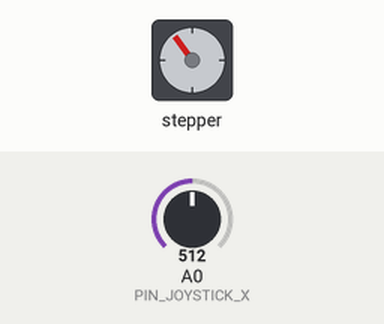
The sketch below on a simulated ESP8266 (NodeMCU). On the bench: stepper motor. The test bench sets the inputs (shaded band); at power-on: A0 (PIN_JOYSTICK_X) = 512. WiFi joins after 1.5 s; servers stay silent unless stated; network time is answered at once with the bench clock; the local clock reads 2024-03-15 10:24:30 at power-on unless the sketch sets it; stepper angles assume 2048 steps per turn; what the sketch prints to the serial monitor is not drawn.

Above: at 4.0 s.
4.1 s: A0 (PIN_JOYSTICK_X) set to 123
5.6 s: A0 (PIN_JOYSTICK_X) set to 107
At 6.45 s:
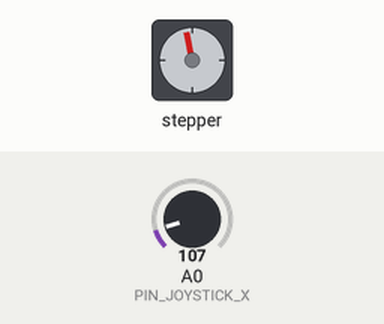
At 7.06 s:
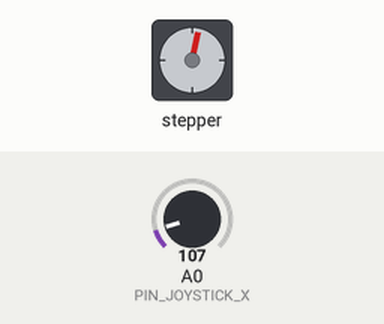
Timing chart, 0 to 20.6 s (numbered marks = the images above; inputs shaded):
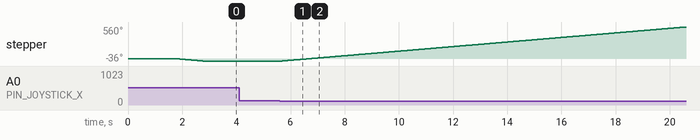

Measured:
- the behaviour switches between 112 and 111 on A0 (PIN_JOYSTICK_X) (found by bisection; images 0 and 1)
- after the input at 4.1 s, every drawn part: stays the same
- after the input at 5.6 s, stepper: keeps turning clockwise at about 40°/s, starting after 0.10 s

The sketch:

caveblind.ino
```cpp
#include <Stepper.h>
#include <ESP8266WiFi.h>
#include <ESP8266HTTPClient.h>
#include <NTPClient.h>
#include <WiFiUdp.h>

// your WiFi settings
#define WIFI_SSID     "your WiFi SSID"
#define WIFI_PWD      "your WiFi password"

#define BAUD_RATE             57600
#define DELAY_IN_LOOP         200
#define DELAY_IN_WIFI         500

// Joystick Configuration
#define MAX_JOYSTICK          1024
#define PIN_JOYSTICK_X        A0
#define PIN_JOYSTICK_SW       2   // D4 = GPIO_2
#define SW_OFF                1
#define SW_ON                 0
#define JOYSTICK_THRESOLD     150
#define JOYSTICK_CENTER       (MAX_JOYSTICK / 2)
#define JOYSTICK_RANGE_MIN    200
#define JOYSTICK_RANGE_MAX    900

#define MOTOR_ON_MIN          (JOYSTICK_CENTER - 400)
#define MOTOR_ON_MAX          (JOYSTICK_CENTER + 400)
#define MOTOR_ONOFF_DELAY     100

#define BLIND_OPEN_TIME_MIN   (8 * 60 + 30)  // open time 08:30
#define BLIND_OPEN_TIME_MAX   (16 * 60 + 30) // close time 16:30
#define BLIND_CLOSE           false
#define BLIND_OPEN            true
#define BLIND_CYCLE           200 // it depends on blind types

#define TIME_UPDATE_INTERVAL  0x0000FFFF
#define TIME_ZONE             -5  // your timezone

// Stepper Motor (28YBJ-48)
#define STEPS_PER_RESOLUTION  64
#define MOTOR_SPEED           220

#define DEBUG_BEGIN(baudRate) Serial.begin(baudRate)
#define DEBUG_PRINT(_name, _value) Serial.print(_name); Serial.println(_value)


unsigned long timeUpdate = TIME_UPDATE_INTERVAL;
bool motor_on = false;
bool blind_open = BLIND_CLOSE;

WiFiUDP udp;
NTPClient ntp(udp, "pool.ntp.org", (TIME_ZONE * 60 * 60), TIME_UPDATE_INTERVAL * 60 * 1000);
Stepper stepper(STEPS_PER_RESOLUTION, D5, D7, D6, D8);


void setup() {
  DEBUG_BEGIN(BAUD_RATE);
  connectWiFi();
  stepper.setSpeed(MOTOR_SPEED);
  motorOn(false);

  runBlind(BLIND_CLOSE);
  ntp.update();
  DEBUG_PRINT("time=", ntp.getFormattedTime());
}


void loop() {
  if (checkJoystick()) {
    // do nothing
  }
  else if (checkTimeOfDay()) {
    // do nothing
  }
}


bool checkJoystick() {
  int x = analogRead(PIN_JOYSTICK_X);
  int should_motor_on = ( MOTOR_ON_MIN > x || x > MOTOR_ON_MAX );
  bool motorUpdated = (should_motor_on != motor_on);

  if (motorUpdated) {
    motor_on = should_motor_on;
    motorOn(motor_on);
  }

  if (motor_on) {
    if (x < JOYSTICK_RANGE_MIN) {
      stepper.step(1);  // CW 1 step
    }
    else if (x > JOYSTICK_RANGE_MAX) {
      stepper.step(-1); // CCW 1 step
    }
  }

  return motorUpdated;
}


void motorOn(bool turnOn) {
  int onoff = turnOn ? HIGH : LOW;
  digitalWrite(D5, onoff);
  digitalWrite(D6, onoff);
  digitalWrite(D7, onoff);
  digitalWrite(D8, onoff);
  delay(MOTOR_ONOFF_DELAY);
}


void runBlind(bool openBlind) {
  DEBUG_PRINT("runBlind, open=", openBlind);
  motorOn(true);
  for (int i=0; i<BLIND_CYCLE; i++) {
    stepper.step(openBlind ? 1 : -1);  // CW : CCW
  }
  motorOn(false);
}


bool checkTimeOfDay() {
  bool blindUpdated = false;
  if (timeUpdate <= 0) {
    if (WiFi.status() == WL_CONNECTED) {
      ntp.update();
    }

    DEBUG_PRINT("time=", ntp.getFormattedTime());

    int hours = ntp.getHours();
    int minutes = ntp.getMinutes();
    int dailyTime = hours * 60 + minutes;
    bool shouldBlindOpen = ( BLIND_OPEN_TIME_MIN < dailyTime && dailyTime < BLIND_OPEN_TIME_MAX );

    blindUpdated = (shouldBlindOpen != blind_open);
    if (blindUpdated) {
      runBlind(shouldBlindOpen);
      blind_open = shouldBlindOpen;
    }
    timeUpdate = TIME_UPDATE_INTERVAL;
  }
  timeUpdate--;

  return blindUpdated;
}


void connectWiFi() {
  WiFi.mode(WIFI_STA);
  WiFi.disconnect();
  delay(DELAY_IN_LOOP);

  Serial.print("device mac: ");
  Serial.println(WiFi.macAddress());

  WiFi.begin(WIFI_SSID, WIFI_PWD);
  Serial.print("Connecting to ");
  Serial.print(WIFI_SSID);
  Serial.println(" ...");

  Serial.println("Waiting for WiFi");
  int i = 0;
  while (WiFi.status() != WL_CONNECTED) {
    delay(DELAY_IN_WIFI);
    Serial.print(".");
    if (i >= 9) {
      i = 0;
      Serial.println("");
    }
    else {
      i++;
    }
  }
  Serial.println("connected");

  Serial.print("IP Address: ");
  Serial.println(WiFi.localIP());
  Serial.println("network is ready!\n");
}
```
